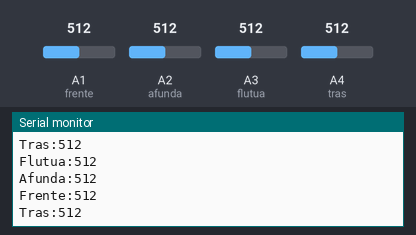
Recording of a sketch running on a simulated Arduino Uno, built with avr-gcc and run on an emulated ATmega328P. On the bench: the last lines printed to the serial monitor. The test bench sets the inputs (shaded band); at power-on: A1 (frente) = 512, A2 (afunda) = 512, A3 (flutua) = 512, A4 (tras) = 512.

Above: at 1.8 s.
1.9 s: A1 (frente) set to 716
At 2.8 s:
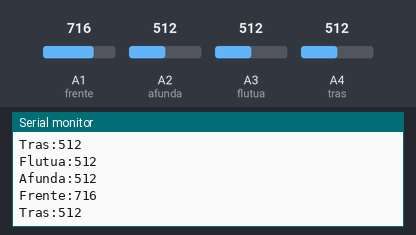
3.4 s: A2 (afunda) set to 716
At 4.7 s:
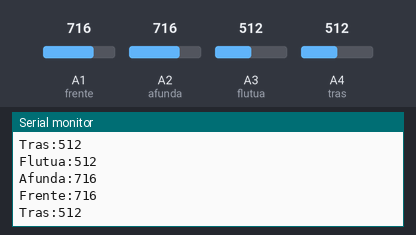
4.9 s: A3 (flutua) set to 716
6.4 s: A4 (tras) set to 716
At 7.7 s:
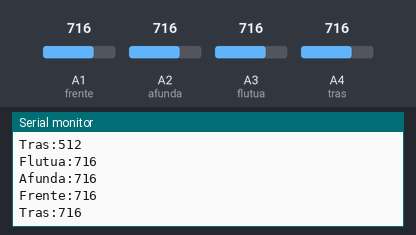
7.9 s: A1 (frente) set to 992
At 8.8 s:
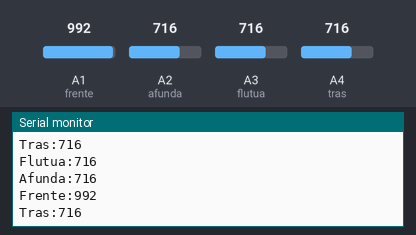
9.4 s: A2 (afunda) set to 992
At 10.8 s:
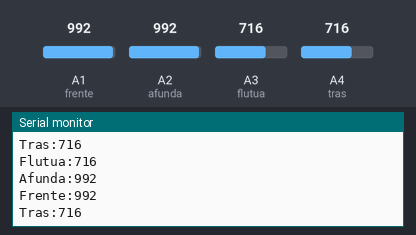
Timing chart, 0 to 11.9 s (numbered marks = the images above; inputs shaded):
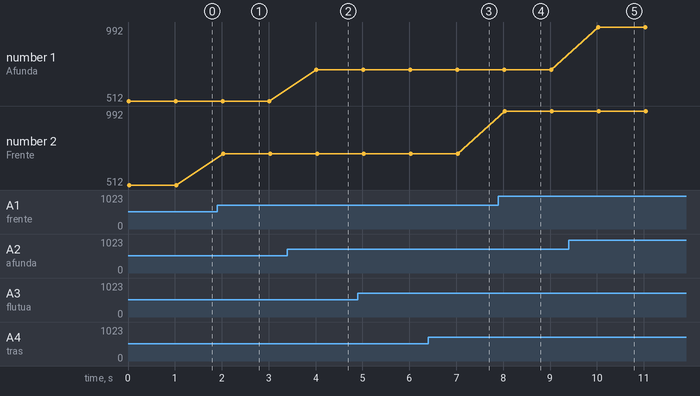

Measured:
- after the input at 1.9 s, the serial monitor: prints a new line after 0.13 s (image 1)
- after the input at 3.4 s, the serial monitor: prints a new line after 0.62 s (image 2)
- after the input at 6.4 s, the serial monitor: prints a new line after 0.65 s (image 3)
- after the input at 7.9 s, the serial monitor: prints a new line after 0.14 s (image 4)
- after the input at 9.4 s, the serial monitor: prints a new line after 0.63 s (image 5)
- plotted number 2: 512 → 716 after the input at 1.9 s, 716 → 992 after the input at 7.9 s

The sketch:

testeradio.ino
```cpp
int flutua = A3;
int afunda = A2;
int frente = A1;
int tras = A4;
int flutualeitura = 0;
int afundaleitura = 0;
int frenteleitura = 0;
int trasleitura = 0;

void setup()
{
  Serial.begin(9600);

}

void loop()
{
  flutualeitura = analogRead(flutua);
  afundaleitura = analogRead(afunda);
  frenteleitura = analogRead(frente);
  trasleitura = analogRead(tras);

  Serial.print("Flutua:");
  Serial.println(flutualeitura);
  Serial.print("Afunda:");
  Serial.println(afundaleitura);
  Serial.print("Frente:");
  Serial.println(frenteleitura);
  Serial.print("Tras:");
  Serial.println(trasleitura);
  Serial.println("");
  Serial.println("");
  delay(1000);
}
```
